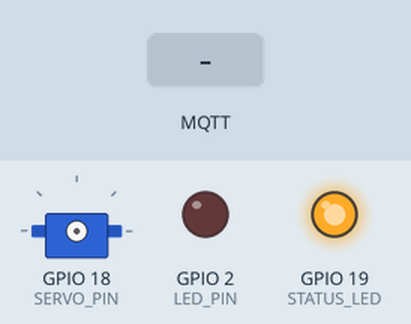
A sketch run on a simulated ESP32. On the bench: servo, output pins drawn as LEDs (lit = HIGH). Wiring (inferred from the names in the program): servo: signal GPIO 18. The inputs (shaded band) are chosen by the test bench. WiFi joins after 1.5 s; servers stay silent unless stated; no MQTT or app messages arrive unless stated; servo pulses on a pin are drawn as a servo (544–2400 µs = 0–180°); pins used as bus, display or sensor lines are not drawn; what the sketch prints to the serial monitor is not drawn.

Above: at 4.3 s.
4.4 s: MQTT message "ON" arrives on the first subscribed topic
5.9 s: MQTT message "ON" arrives on the second subscribed topic
At 6.9 s:
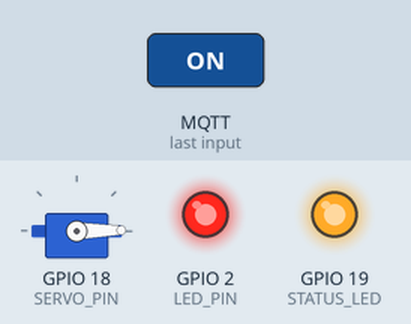
7.4 s: MQTT message "90" arrives on the first subscribed topic
At 8.3 s:
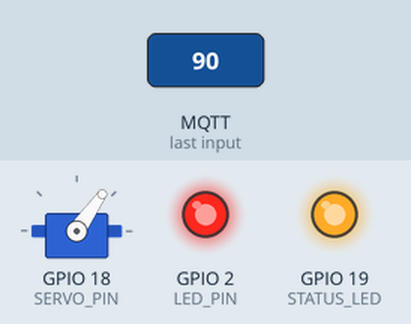
8.9 s: MQTT message "OFF" arrives on the second subscribed topic
At 9.5 s:
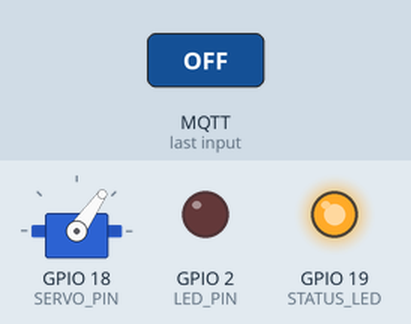
10.4 s: MQTT message "200" arrives on the first subscribed topic
At 10.8 s:
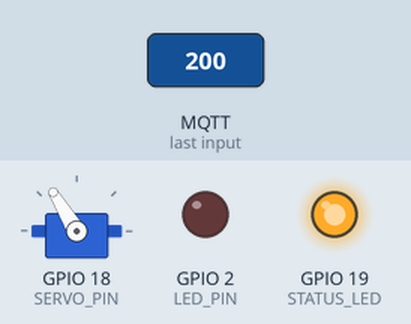
11.9 s: MQTT message "OFF" arrives on the first subscribed topic
At 13.2 s:
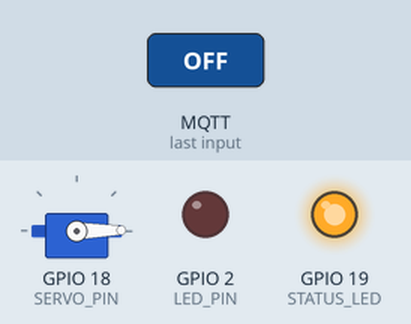
Timing chart, 0 to 14.4 s (numbered marks = the images above; inputs shaded):
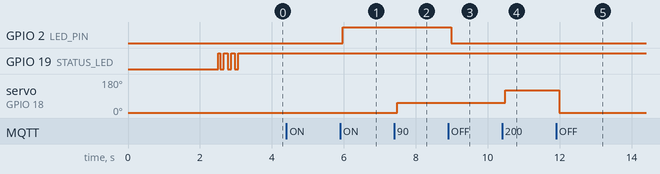

Measured:
- after the input at 5.9 s, GPIO 2 (LED_PIN): LOW → HIGH after 0.07 s
- after the input at 7.4 s, servo on GPIO 18 (SERVO_PIN): 1° → 55° after 0.08 s
- after the input at 8.9 s, GPIO 2 (LED_PIN): HIGH → LOW after 0.08 s
- after the input at 10.4 s, servo on GPIO 18 (SERVO_PIN): 55° → 121° after 0.09 s
- after the input at 11.9 s, servo on GPIO 18 (SERVO_PIN): 121° → 1° after 0.09 s

The sketch:

nekoeyes_esp32_controller.ino
```cpp
#include <WiFi.h>
#include <PubSubClient.h>

// WiFi credentials
const char* ssid = "Wokwi-GUEST";
const char* password = "";

// MQTT Configuration - NekoEyes
const char* mqtt_broker = "broker.mqttdashboard.com";
const int mqtt_port = 1883;
const char* mqtt_client_id = "nekoeyes_esp32_controller";

// Topics
const char* finger_distance_topic = "nekoeyes/finger_distance";
const char* led_topic = "nekoeyes/led";

// Pin definitions
const int LED_PIN = 2;           // Built-in LED
const int SERVO_PIN = 18;        // Servo control pin
const int STATUS_LED = 19;       // Status LED (green when connected)

WiFiClient wifiClient;
PubSubClient client(wifiClient);

// Variables
int current_distance = 0;
bool led_state = false;
bool mqtt_connected = false;

// Setup function
void setup() {
    Serial.begin(115200);
    delay(1000);

    Serial.println("🚀 NekoEyes ESP32 Controller Starting...");
    Serial.println("==========================================");

    // Initialize pins
    pinMode(LED_PIN, OUTPUT);
    pinMode(STATUS_LED, OUTPUT);
    pinMode(SERVO_PIN, OUTPUT);

    // Initial state
    digitalWrite(LED_PIN, LOW);
    digitalWrite(STATUS_LED, LOW);

    // Connect to WiFi
    connectToWiFi();

    // Setup MQTT
    client.setServer(mqtt_broker, mqtt_port);
    client.setCallback(onMqttMessage);

    // Connect to MQTT
    connectToMQTT();
}

void connectToWiFi() {
    Serial.print("🔄 Connecting to WiFi: ");
    Serial.println(ssid);

    WiFi.begin(ssid, password);

    while (WiFi.status() != WL_CONNECTED) {
        delay(500);
        Serial.print(".");
    }

    Serial.println();
    Serial.println("✅ WiFi connected!");
    Serial.print("📡 IP address: ");
    Serial.println(WiFi.localIP());

    // Turn on status LED when WiFi connected
    digitalWrite(STATUS_LED, HIGH);
}

void connectToMQTT() {
    while (!client.connected()) {
        Serial.print("🔄 Connecting to MQTT broker...");

        if (client.connect(mqtt_client_id)) {
            Serial.println(" ✅ Connected!");
            mqtt_connected = true;

            // Subscribe to NekoEyes topics
            client.subscribe(finger_distance_topic);
            client.subscribe(led_topic);

            Serial.println("📺 Subscribed to NekoEyes topics:");
            Serial.print("   • ");
            Serial.println(finger_distance_topic);
            Serial.print("   • ");
            Serial.println(led_topic);
            Serial.println("==========================================");

            // Blink status LED to indicate MQTT connection
            for (int i = 0; i < 6; i++) {
                digitalWrite(STATUS_LED, !digitalRead(STATUS_LED));
                delay(100);
            }
            digitalWrite(STATUS_LED, HIGH);

        } else {
            Serial.print(" ❌ Failed, rc=");
            Serial.print(client.state());
            Serial.println(" retrying in 5 seconds...");
            delay(5000);
        }
    }
}

void onMqttMessage(char* topic, byte* payload, unsigned int length) {
    // Convert payload to string
    String message = "";
    for (int i = 0; i < length; i++) {
        message += (char)payload[i];
    }

    String topicStr = String(topic);

    // Handle finger distance
    if (topicStr == finger_distance_topic) {
        current_distance = message.toInt();
        Serial.print("📏 Distance received: ");
        Serial.print(current_distance);
        Serial.println("px");

        // Map distance to servo angle (optional servo control)
        int servo_angle = map(constrain(current_distance, 0, 300), 0, 300, 0, 180);
        controlServo(servo_angle);
    }

    // Handle LED control
    else if (topicStr == led_topic) {
        if (message == "ON") {
            led_state = true;
            digitalWrite(LED_PIN, HIGH);
            Serial.println("💡 LED: ON 🟢");
        } else if (message == "OFF") {
            led_state = false;
            digitalWrite(LED_PIN, LOW);
            Serial.println("💡 LED: OFF 🔴");
        }
    }
}

void controlServo(int angle) {
    // Simple servo control using PWM
    // Map angle (0-180) to pulse width (1000-2000 microseconds)
    int pulseWidth = map(angle, 0, 180, 1000, 2000);

    // Generate PWM signal
    for (int i = 0; i < 10; i++) {
        digitalWrite(SERVO_PIN, HIGH);
        delayMicroseconds(pulseWidth);
        digitalWrite(SERVO_PIN, LOW);
        delayMicroseconds(20000 - pulseWidth);
    }

    Serial.print("🔄 Servo angle: ");
    Serial.println(angle);
}

void loop() {
    // Maintain MQTT connection
    if (!client.connected()) {
        mqtt_connected = false;
        digitalWrite(STATUS_LED, LOW);
        connectToMQTT();
    }

    client.loop();

    // Status indicator (heartbeat)
    static unsigned long lastHeartbeat = 0;
    if (millis() - lastHeartbeat > 2000) {
        lastHeartbeat = millis();

        Serial.print("💓 Heartbeat - Distance: ");
        Serial.print(current_distance);
        Serial.print("px, LED: ");
        Serial.print(led_state ? "ON" : "OFF");
        Serial.print(", WiFi: ");
        Serial.print(WiFi.status() == WL_CONNECTED ? "✅" : "❌");
        Serial.print(", MQTT: ");
        Serial.println(client.connected() ? "✅" : "❌");
    }

    delay(100);
}

void checkConnections() {
    // Check WiFi connection
    if (WiFi.status() != WL_CONNECTED) {
        Serial.println("❌ WiFi connection lost, reconnecting...");
        digitalWrite(STATUS_LED, LOW);
        connectToWiFi();
    }

    // Check MQTT connection
    if (!client.connected()) {
        Serial.println("❌ MQTT connection lost, reconnecting...");
        connectToMQTT();
    }
}
```
